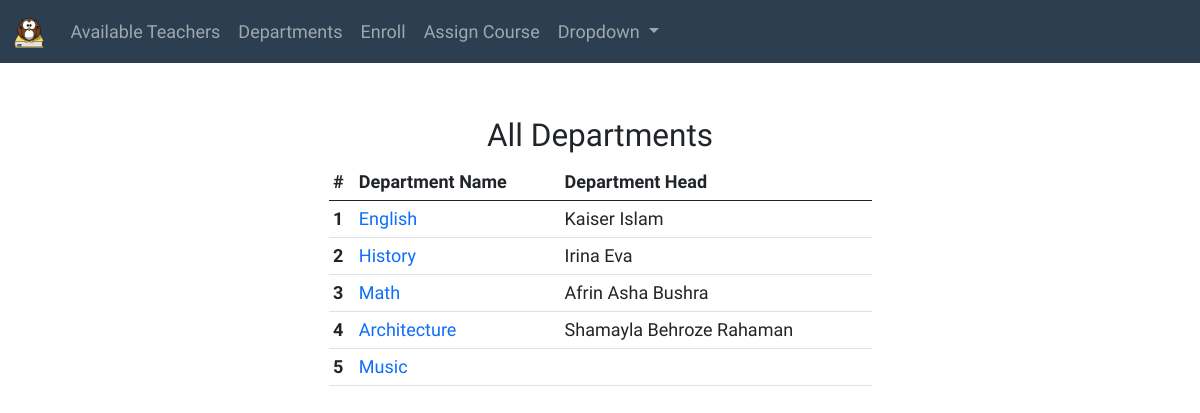
Screenshot of /departments/ with the database file from the repository.
### management/models.py (models this page shows)
class Department(models.Model):
    name = models.CharField(max_length=50)
    def __str__(self):
        return f"{self.name}"

class Teacher(models.Model):
    name = models.CharField(max_length=100)
    department = models.ForeignKey(Department, on_delete=models.PROTECT, related_name='its_teachers')
    gender = models.CharField(max_length=11)
    age = models.IntegerField()
    pro_pic = models.ImageField(blank = True, null = True, upload_to = "profile_pictures/")
    head = models.ForeignKey(Department,on_delete=models.PROTECT, related_name = "department_head", null=True,blank=True)
    def __str__(self):
        return f"{self.name}"

### management/views.py (the view)
# urls.py: path("departments/", views.departments, name = 'departments'),
def departments(request):
    try:
        departments = Department.objects.all()
    except EmptyResultSet:
        return HttpResponse('No Departments found!')
    return render(request, 'management/departments.html', {
        "departments": departments
    })

### management/templates/management/departments.html (shortened to what this page needs)
{% extends "management/layout.html" %}
{% load static %}
{% block body %}
<h3 class="text-center">All Departments</h3>
    <div class="row">
        <div class="col-lg-3">
        </div>
        <div class="col-lg-6">
          <table class="table table-sm">
            <thead>
              <tr>
                <th scope="col">#</th>
                <th scope="col">Department Name</th>
                <th scope="col">Department Head</th>
              </tr>
            </thead>
            <tbody>
              {% for department in departments %}
                <tr>
                  <th scope="row">{{department.id}}</th>
                  <td><a href="{% url 'management:courses' department %}">{{department.name}}</a></td>
                  <td>{{department.department_head.get}}</td>
                </tr>
              {% endfor %}
            </tbody>
          </table>
        </div>
        <div class="col-lg-3">
        </div>
    </div>
{% endblock %}

### management/static/management/styles.css (style rules this page uses)
* { font-family: 'Pathway Gothic One', sans-serif; font-size: 18px; }
body { background-color: #fff; }
a { text-decoration: none!important; }

### rows the page displays
Department: id "1", name "English", department_head.get "Kaiser Islam"
Department: id "2", name "History", department_head.get "Irina Eva"
Department: id "3", name "Math", department_head.get "Afrin Asha Bushra"
Department: id "4", name "Architecture", department_head.get "Shamayla Behroze Rahaman"
Department: id "5", name "Music"
